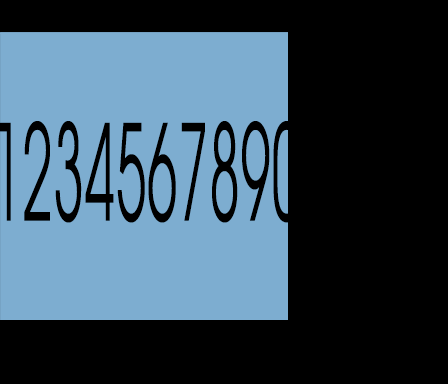

This is a level from a 2D game, rendered from its Tiled map with the project's own tilesets. A one-line summary and the map file follow, with tile-layer data summarised:
An orthogonal 14x12 tile map with 32x32 px tiles, 1 tile layer (Tile Layer 1).

<map version="1.0" orientation="orthogonal" width="14" height="12" tilewidth="32" tileheight="32">
 <tileset firstgid="1" name="test" tilewidth="32" tileheight="32">
  <image source="test.png" width="300" height="300" />
 </tileset>
 <layer name="Tile Layer 1" width="14" height="12">
  <data>[168 cells, 81 non-empty, 81 distinct tile ids]</data>
 </layer>
</map>